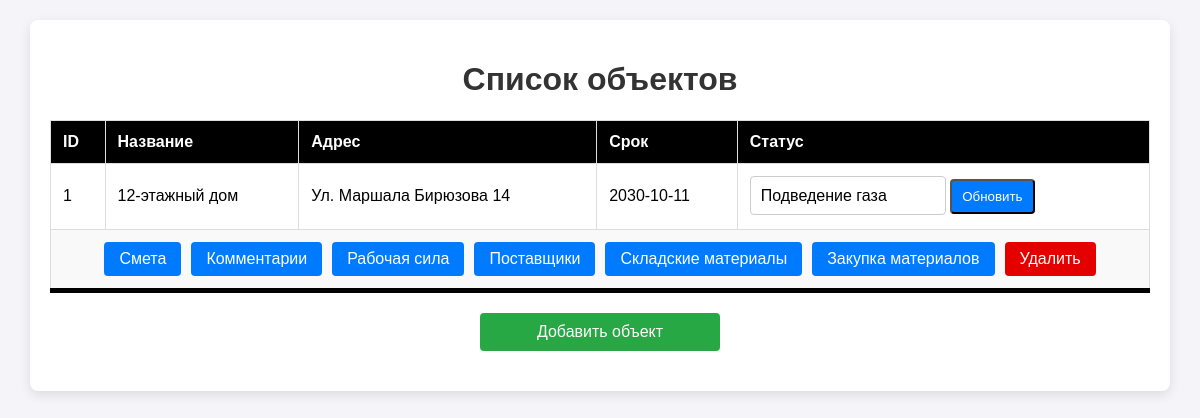
Page / (signed in) on the earlier database version.
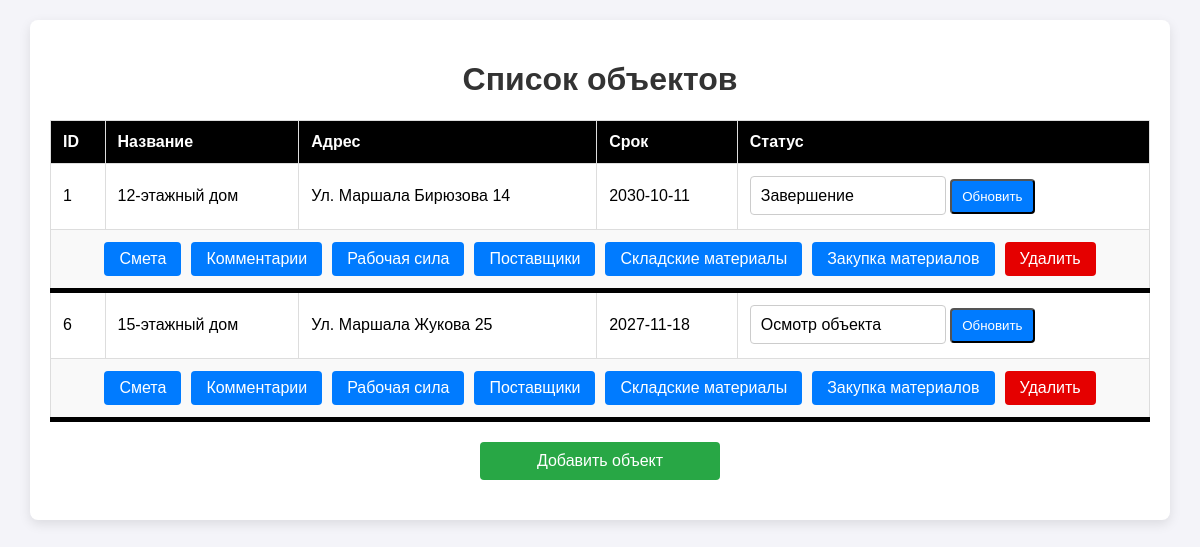
Same page on the later database version.
### tables this page shows
CREATE TABLE construction_objects (
                id INTEGER PRIMARY KEY AUTOINCREMENT,
                name TEXT NOT NULL,
                address TEXT NOT NULL,
                deadline TEXT NOT NULL,
                status TEXT NOT NULL
            );

### main.py (the view)
@app.route("/")
@login_required
def index():
    objects = ConstructionObjectGateway.get_all_objects()
    return render_template("index.html", objects=objects)

### data.py (called while the page is built)
    @classmethod
    def all(cls):
        with sqlite3.connect(DB_PATH) as conn:
            cursor = conn.execute(f"SELECT * FROM {cls._table_name}")
            return [cls(*row) for row in cursor.fetchall()]

    @classmethod
    def find_by_id(cls, user_id):
        with sqlite3.connect(DB_PATH) as conn:
            cursor = conn.execute("SELECT id, username, password, desc FROM users WHERE id = ?", (user_id,))
            row = cursor.fetchone()
            if row:
                return cls(*row)
        return None

### gateway.py (called while the page is built)
    @staticmethod
    def get_all_objects():
        return ConstructionObject.all()

    @staticmethod
    def find_by_id(user_id):
        return User.find_by_id(user_id)

### main.py (called while the page is built)
@login_manager.user_loader
def load_user(user_id):
    return UserGateway.find_by_id(user_id)  # Убедитесь, что метод `find_by_id` существует в классе `User`.

### templates/index.html (shortened to what this page needs)
<!DOCTYPE html>
<html lang="ru">
<head>
</head>
<body>
    <div class="container">
        <h1>Список объектов</h1>
        <table>
            <thead>
                <tr>
                    <th>ID</th>
                    <th>Название</th>
                    <th>Адрес</th>
                    <th>Срок</th>
                    <th>Статус</th>
                </tr>
            </thead>
            <tbody>
                {% for obj in objects %}
                <tr>
                    <td>{{ obj.id }}</td>
                    <td>{{ obj.name }}</td>
                    <td>{{ obj.address }}</td>
                    <td>{{ obj.deadline }}</td>
                    <td>
                        <form action="{{ url_for('update_status', object_id=obj.id) }}" method="POST">
                            <label>
                                <select name="status" required>
                                    <option value="Осмотр объекта" {% if obj.status == 'Осмотр объекта' %} selected {% endif %}>Осмотр объекта</option>
                                    <option value="Подведение газа" {% if obj.status == 'Подведение газа' %} selected {% endif %}>Подведение газа</option>
                                    <option value="Завершение" {% if obj.status == 'Завершение' %} selected {% endif %}>Завершение</option>
                                </select>
                            </label>
                            <button type="submit" class="action-btnsel">Обновить</button>
                        </form>
                    </td>
                </tr>
                <tr class="actions-row">
                    <td colspan="6">
                        <div class="actions">
                            <a href="{{ url_for('manage_estimate', object_id=obj.id) }}" class="action-btn">Смета</a>
                            <a href="{{ url_for('comments', object_id=obj.id) }}" class="action-btn">Комментарии</a>
                            <a href="{{ url_for('manage_workforce', object_id=obj.id) }}" class="action-btn">Рабочая сила</a>
                            <a href="{{ url_for('manage_suppliers', object_id=obj.id) }}" class="action-btn">Поставщики</a>
                            <a href="{{ url_for('manage_materials', object_id=obj.id) }}" class="action-btn">Складские материалы</a>
                            <a href="{{ url_for('purchase_requests', object_id=obj.id) }}" class="action-btn">Закупка материалов</a>
                            <a href="{{ url_for('delete_object', object_id=obj.id) }}" class="action-btn2" onclick="return confirm('Вы уверены, что хотите удалить этот объект?')">Удалить</a>
                        </div>
                    </td>
                </tr>
                {% endfor %}
            </tbody>
        </table>
        <a href="javascript:void(0);" id="addObjectBtn" class="add-object">Добавить объект</a>
    </div>
</body>
</html>

Differences in the rows shown:
changed construction_objects "12-этажный дом": status "Подведение газа" → "Завершение"
added construction_objects: id "6", name "15-этажный дом", address "Ул. Маршала Жукова 25", deadline "2027-11-18", status "Осмотр объекта"
